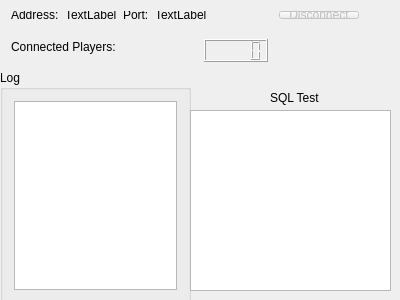
<?xml version="1.0" encoding="UTF-8"?>
<ui version="4.0">
 <class>TcpServer</class>
 <widget class="QWidget" name="TcpServer">
  <property name="geometry">
   <rect>
    <x>0</x>
    <y>0</y>
    <width>400</width>
    <height>300</height>
   </rect>
  </property>
  <property name="windowTitle">
   <string>TcpServer</string>
  </property>
  <widget class="QGroupBox" name="groupBox">
   <property name="geometry">
    <rect>
     <x>0</x>
     <y>70</y>
     <width>191</width>
     <height>234</height>
    </rect>
   </property>
   <property name="title">
    <string>Log</string>
   </property>
   <layout class="QVBoxLayout" name="verticalLayout_2">
    <item>
     <widget class="QPlainTextEdit" name="log">
      <property name="readOnly">
       <bool>true</bool>
      </property>
     </widget>
    </item>
   </layout>
  </widget>
  <widget class="QLabel" name="label_3">
   <property name="geometry">
    <rect>
     <x>11</x>
     <y>39</y>
     <width>120</width>
     <height>16</height>
    </rect>
   </property>
   <property name="text">
    <string>Connected Players: </string>
   </property>
  </widget>
  <widget class="QLCDNumber" name="lcdNumber">
   <property name="geometry">
    <rect>
     <x>204</x>
     <y>39</y>
     <width>64</width>
     <height>23</height>
    </rect>
   </property>
  </widget>
  <widget class="QWidget" name="layoutWidget">
   <property name="geometry">
    <rect>
     <x>0</x>
     <y>0</y>
     <width>370</width>
     <height>30</height>
    </rect>
   </property>
   <layout class="QHBoxLayout" name="horizontalLayout">
    <item>
     <widget class="QLabel" name="label">
      <property name="text">
       <string>Address:</string>
      </property>
     </widget>
    </item>
    <item>
     <widget class="QLabel" name="address">
      <property name="text">
       <string>TextLabel</string>
      </property>
     </widget>
    </item>
    <item>
     <widget class="QLabel" name="label_2">
      <property name="text">
       <string>Port:</string>
      </property>
     </widget>
    </item>
    <item>
     <widget class="QLabel" name="port">
      <property name="text">
       <string>TextLabel</string>
      </property>
     </widget>
    </item>
    <item>
     <spacer name="horizontalSpacer">
      <property name="orientation">
       <enum>Qt::Horizontal</enum>
      </property>
      <property name="sizeHint" stdset="0">
       <size>
        <width>40</width>
        <height>20</height>
       </size>
      </property>
     </spacer>
    </item>
    <item>
     <widget class="QPushButton" name="disconnectClients">
      <property name="enabled">
       <bool>false</bool>
      </property>
      <property name="text">
       <string>Disconnect</string>
      </property>
     </widget>
    </item>
   </layout>
  </widget>
  <widget class="QTableView" name="tableView">
   <property name="geometry">
    <rect>
     <x>190</x>
     <y>110</y>
     <width>201</width>
     <height>181</height>
    </rect>
   </property>
  </widget>
  <widget class="QLabel" name="label_4">
   <property name="geometry">
    <rect>
     <x>270</x>
     <y>90</y>
     <width>59</width>
     <height>15</height>
    </rect>
   </property>
   <property name="text">
    <string>SQL Test</string>
   </property>
  </widget>
 </widget>
 <layoutdefault spacing="6" margin="11"/>
 <resources/>
 <connections/>
</ui>
